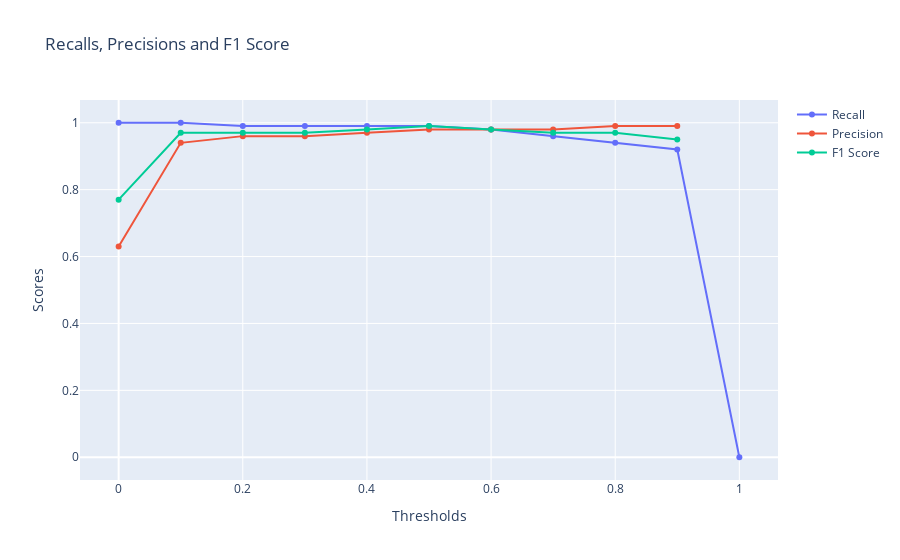

Here is the notebook cell this chart was saved with:
### Markdown cell above
### CatBoost

**CatBoost** (Categorical Boosting) is a gradient boosting algorithm that is particularly well-suited for handling categorical features. Developed by Yandex, CatBoost incorporates several innovations that make it highly efficient and effective for a wide range of machine learning tasks, including those with high cardinality categorical features.

#### Key Concepts

- **Handling Categorical Features**: CatBoost natively supports categorical features, converting them into numerical values in a way that preserves the information. This avoids the need for extensive preprocessing such as one-hot encoding.

### Comparison with XGBoost

#### Handling Categorical Data
- **XGBoost**: Requires preprocessing steps such as one-hot encoding or label encoding for categorical features.
- **CatBoost**: Natively supports categorical features, reducing preprocessing effort and preserving feature information.

#### Regularization and Overfitting
- **XGBoost**: Uses regularization techniques like L1 and L2 to prevent overfitting.
- **CatBoost**: Implements ordered boosting and other regularization techniques to minimize overfitting and prevent target leakage.

#### Training Speed
- **XGBoost**: Known for fast training with optimizations like parallel processing.
- **CatBoost**: Competitive training speed with efficient handling of categorical data, and support for both CPU and GPU training.


CatBoost simplifies the handling of categorical features and offers competitive performance, making it a valuable tool for machine learning practitioners.

### Code cell
import numpy as np
import pandas as pd
from sklearn.datasets import load_breast_cancer
from sklearn.model_selection import train_test_split
from catboost import CatBoostClassifier
from sklearn.metrics import accuracy_score, classification_report, confusion_matrix
from sklearn.preprocessing import StandardScaler
import matplotlib.pyplot as plt
import plotly.graph_objects as go

# Load the dataset
breast_cancer = load_breast_cancer()
X = breast_cancer.data
y = breast_cancer.target

# Convert to DataFrame for better readability (optional)
df = pd.DataFrame(X, columns=breast_cancer.feature_names)
df['target'] = y

# Split the data into training and testing sets
X_train, X_test, y_train, y_test = train_test_split(X, y, test_size=0.3, random_state=42)

# Standardize the data
scaler = StandardScaler()
X_train_scaled = scaler.fit_transform(X_train)
X_test_scaled = scaler.transform(X_test)

# Initialize and train the model
model = CatBoostClassifier(n_estimators=100, depth=5, random_state=42, verbose=0)
model.fit(X_train_scaled, y_train)

# Make predictions
y_pred = model.predict(X_test_scaled)
y_pred_proba = model.predict_proba(X_test_scaled)[:, 1]

# Evaluate the model
accuracy = accuracy_score(y_test, y_pred)
report = classification_report(y_test, y_pred, target_names=breast_cancer.target_names)

print(f'Accuracy: {accuracy:.4f}')
print('Classification Report:')
print(report)

# Custom thresholds
thresholds = np.arange(0, 1.1, 0.1)

# Initialize lists for confusion matrix components
tps = []
fps = []
tns = []
fns = []

# Calculate true positives, false positives, true negatives, and false negatives for each threshold
for threshold in thresholds:
    temp_prediction = [1 if y >= threshold else 0 for y in y_pred_proba]
    tn, fp, fn, tp = confusion_matrix(y_test, temp_prediction).ravel()
    tps.append(tp)
    fps.append(fp)
    tns.append(tn)
    fns.append(fn)

# Create the dataframe with thresholds, true positives, false positives, true negatives, and false negatives
df_confusion_matrix = pd.DataFrame({'Thresholds': thresholds, 
                                    'TruePositive': tps, 'FalsePositive': fps,
                                    'TrueNegative': tns, 'FalseNegative': fns})

# Calculate recall, precision, F1 score, and false positive ratio
df_confusion_matrix["recall"] = df_confusion_matrix["TruePositive"] / (df_confusion_matrix["TruePositive"] + df_confusion_matrix["FalseNegative"])
df_confusion_matrix["precision"] = df_confusion_matrix["TruePositive"] / (df_confusion_matrix["TruePositive"] + df_confusion_matrix["FalsePositive"])
df_confusion_matrix["f1_score"] = 2 * (df_confusion_matrix["precision"] * df_confusion_matrix["recall"]) / (df_confusion_matrix["precision"] + df_confusion_matrix["recall"])

### Figure 1 — Plotly figure (JSON) as saved in the notebook; plotly's stock layout.template omitted (floating-point values rounded to 4 significant figures)
{"data": [{"mode": "lines+markers", "name": "Recall", "type": "scatter", "x": [0, 0.1, 0.2, 0.3, 0.4, 0.5, 0.6, 0.7, 0.8, 0.9, 1], "y": [1, 1, 0.99, 0.99, 0.99, 0.99, 0.98, 0.96, 0.94, 0.92, 0]}, {"mode": "lines+markers", "name": "Precision", "type": "scatter", "x": [0, 0.1, 0.2, 0.3, 0.4, 0.5, 0.6, 0.7, 0.8, 0.9, 1], "y": [0.63, 0.94, 0.96, 0.96, 0.97, 0.98, 0.98, 0.98, 0.99, 0.99, null]}, {"mode": "lines+markers", "name": "F1 Score", "type": "scatter", "x": [0, 0.1, 0.2, 0.3, 0.4, 0.5, 0.6, 0.7, 0.8, 0.9, 1], "y": [0.77, 0.97, 0.97, 0.97, 0.98, 0.99, 0.98, 0.97, 0.97, 0.95, null]}], "layout": {"title": {"text": "Recalls, Precisions and F1 Score"}, "xaxis": {"title": {"text": "Thresholds"}}, "yaxis": {"title": {"text": "Scores"}}}}
